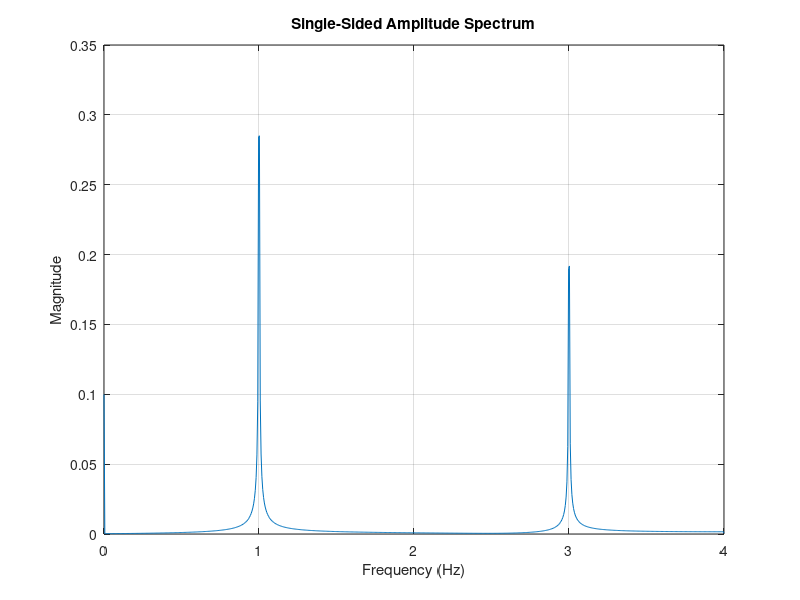

MATLAB code for this plot:
clc
close all
clear all

Fs = 8;                   
T = 1/Fs;        
L = 1500;     
t = (0:L-1) * T;

signal = -0.1 + 0.2*sin(2*pi*t) - 0.4*cos(2*pi*t) + 0.3*sin(6*pi*t);
output = fft(signal);

y = abs(output/L);
x = y(1:L/2+1);
x(2:end-1) = 2*x(2:end-1);

f = Fs*(0:(L/2))/L;
plot(f,x)
hold on
grid on
title('Single-Sided Amplitude Spectrum')
xlabel('Frequency (Hz)')
ylabel('Magnitude')
hold off

% F(k+1) = sigma(m=0 -> n-1) [f_(m+1)e^(-i*2sin*pi)(k/n)*m